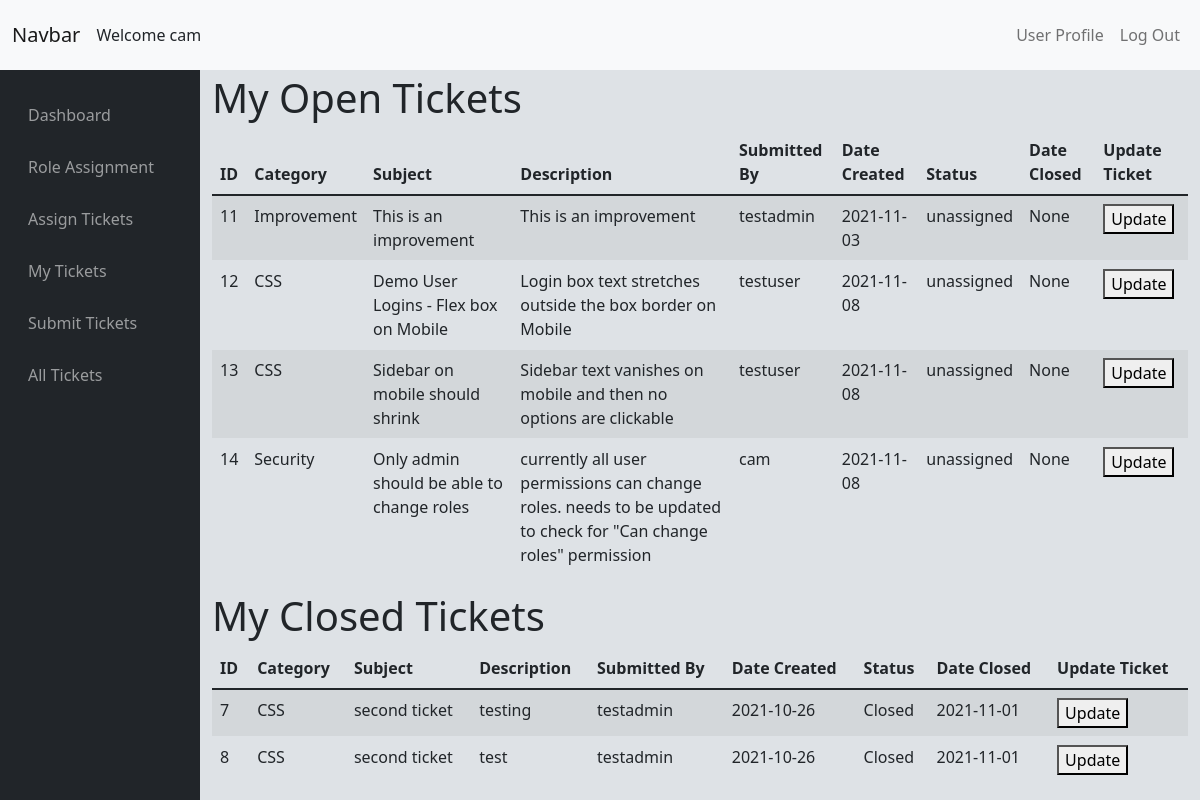
The app's page /issue/mytickets (signed in), older data.
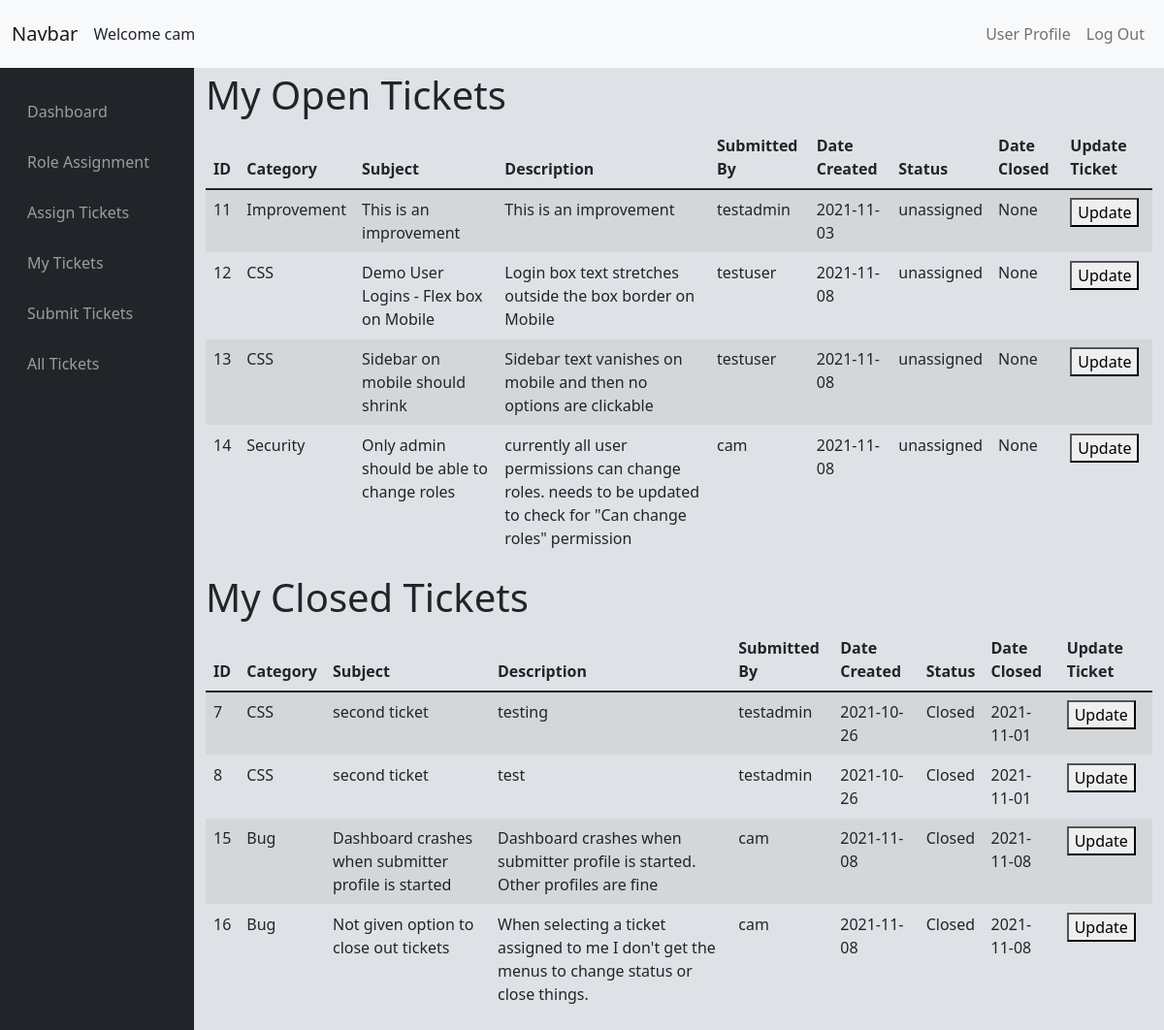
The same page, newer data.
### tables this page shows
CREATE TABLE "Issues" (
	"issue_id"	INTEGER UNIQUE,
	"issue_category"	TEXT,
	"issue_subject"	TEXT,
	"issue_description"	BLOB,
	"submitter_id"	TEXT,
	"user_assigned_to"	TEXT,
	"date_created"	DATE,
	"issue_status"	TEXT,
	"date_closed"	DATE,
	PRIMARY KEY("issue_id" AUTOINCREMENT)
);

### issueTrackerViews.py (the view, shortened to what this page needs)
@issueTrack.route('/mytickets', methods=['GET', 'POST'])
@login_required
def mytickets():
    if not request.args.get('id'):
        closed_tickets = return_query("SELECT * FROM Issues WHERE user_assigned_to = ? AND issue_status = 'Closed'", (session['user_id'],))
        if check_permission('CanAssignTickets'):
            open_tickets = return_query("SELECT * FROM Issues WHERE (user_assigned_to = ? OR issue_status = 'unassigned') AND NOT issue_status = 'Closed'", (session['user_id'],))
        else:
            open_tickets = return_query("SELECT * FROM Issues WHERE user_assigned_to = ? AND NOT issue_status = 'Closed'", (session['user_id'],))
        return render_template('mytickets.html', open_tickets=open_tickets, closed_tickets=closed_tickets)

### SQLhelpers.py (called while the page is built)
def SQL_connect():
    connection = sqlite3.connect(db)
    connection.row_factory = dict_factory
    return connection

def dict_factory(cursor, row):
    d = {}
    for idx, col in enumerate(cursor.description):
        d[col[0]] = row[idx]
    return d

def return_query(query, options=[]):
    connection = SQL_connect()
    cursor = connection.cursor()
    try:
        if len(options) == 0:
            result = cursor.execute(query)
        else:
            result = cursor.execute(query, options)
        result = result.fetchall()
        return result
    except Exception as err:
        print(f"Error: '{err}'")
    cursor.close()
    connection.close()

def check_permission(permission):
    value = return_query("SELECT * FROM Access WHERE Type = (SELECT Access FROM Users WHERE Username = ?)", (session['user_id'],))
    try:
        result = value[0][permission] == 1
        return result
    except KeyError:
        print(permission + "does not exist")
    return False

### app.py (called while the page is built)
@app.after_request
def after_request(response):
    response.headers["Cache-Control"] = "no-cache, no-store, must-revalidate"
    response.headers["Expires"] = 0
    response.headers["Pragma"] = "no-cache"
    return response

### helpers.py (called while the page is built)
def login_required(f):
    @wraps(f)
    def decorated_function(*args, **kwargs):
        if session.get("user_id") is None:
            return redirect(url_for(".login"))
        return f(*args, **kwargs)
    return decorated_function

### templates/mytickets.html (shortened to what this page needs)
{% extends "layout.html" %}
{% block main %}
<div class="mt-sm-1">
    <div class='justify-content-center align-items-center'>
        <p class='h1'>My Open Tickets</p>
    </div>
    <table class="table table-striped table-hover" id='table1'>
        <thead>
            <tr>
                <th onclick="sortTable(0)">ID</th>
                <th onclick='sortTable(1)'>Category</th>
                <th onclick='sortTable(2)'>Subject</th>
                <th onclick='sortTable(3)'>Description</th>
                <th onclick='sortTable(4)'>Submitted By</th>
                <th onclick='sortTable(5)'>Date Created</th>
                <th onclick='sortTable(6)'>Status</th>
                <th onclick='sortTable(7)'>Date Closed</th>
                <th>Update Ticket</th>
            </tr>
        </thead>
        {% if open_tickets %}
        <tbody>
            {% for i in open_tickets %}
            <tr id="open_ticket_{{i.id}}">
                <td>{{ i.issue_id }}</td>
                <td>{{ i.issue_category }}</td>
                <td>{{ i.issue_subject }}</td>
                <td>{{ i.issue_description }}</td>
                <td>{{ i.submitter_id }}</td>
                <td>{{ i.date_created }}</td>
                <td>{{ i.issue_status }}</td>
                <td>{{ i.date_closed }}</td>
                <td><button onclick="window.location.href='./mytickets?id={{i.issue_id}}'">Update</button></td>
            </tr>
            {% endfor %}
        </tbody>
        {% endif %}
    </table>
</div>
<div class="mt-sm-1">
    <div class='justify-content-center align-items-center'>
        <p class='h1'>My Closed Tickets</p>
    </div>
    <table class="table table-striped table-hover" id='table2'>
        <thead>
            <tr>
                <th onclick="sortTable(0)">ID</th>
                <th onclick='sortTable(1)'>Category</th>
                <th onclick='sortTable(2)'>Subject</th>
                <th onclick='sortTable(3)'>Description</th>
                <th onclick='sortTable(4)'>Submitted By</th>
                <th onclick='sortTable(5)'>Date Created</th>
                <th onclick='sortTable(6)'>Status</th>
                <th onclick='sortTable(7)'>Date Closed</th>
                <th>Update Ticket</th>
            </tr>
        </thead>
        {% if closed_tickets %}
        <tbody>
            {% for i in closed_tickets %}
            <tr id="closed_ticket_{{i.id}}">
                <td>{{ i.issue_id }}</td>
                <td>{{ i.issue_category }}</td>
                <td>{{ i.issue_subject }}</td>
                <td>{{ i.issue_description }}</td>
                <td>{{ i.submitter_id }}</td>
                <td>{{ i.date_created }}</td>
                <td>{{ i.issue_status }}</td>
                <td>{{ i.date_closed }}</td>
                <td><button onclick="window.location.href='/mytickets?id={{i.issue_id}}'">Update</button></td>
            </tr>
            {% endfor %}
        </tbody>
        {% endif %}
    </table>
</div>
{% endblock %}

### templates/layout.html (shortened to what this page needs)
<!DOCTYPE html>
<html lang="en">
<head>
  <link href="https://cdn.jsdelivr.net/npm/bootstrap@5.1.3/dist/css/bootstrap.min.css" rel="stylesheet"
>
  <link rel="stylesheet" href="{{ url_for('.static', filename='styles.css') }}">
</head>
<body>
  <nav class="navbar navbar-expand-lg navbar-light bg-light" id="navbar-header">
    <div class="container-fluid">
      <a class="navbar-brand" href="#">Navbar</a>
      {% if session.user_id %}
      <div>
        Welcome {{ session.user_id }}
      </div>
      {% endif %}
      <div class="collapse navbar-collapse justify-content-end" id="navbarSupportedContent">
        {% if session.user_id %}
        <ul class="navbar-nav mb-2 mb-lg-0">
          <li class="nav-item"><a class="nav-link" href="./profile">User Profile</a></li>
          <li class="nav-item"><a class="nav-link" href="./logout">Log Out</a></li>
        </ul>
        {% else %}
        <ul class="navbar-nav mb-2 mb-lg-0">
          <li class="nav-item"><a class="nav-link" href="./">Login</a></li>
          <li class="nav-item"><a class="nav-link" href="./register">Register</a></li>
        </ul>
        {% endif %}
      </div>
    </div>
  </nav>
  <div class="container-fluid">
    <div class="row" id="main-and-sidenav-container">
      {% if session.user_id %}
      <nav class="navbar col-2 navbar-dark bg-dark align-items-start justify-content-start" id="navbar-side">
        <div class="navbar-nav d-flex flex-column align-items-top align-items-sm-start px-3 pt-2">
          <ul class="nav flex-column mb-sm-auto mb-0 align-items-center align-items-sm-start" id="menu">
            <li class="nav-item">
              <a href="./dashboard" class="nav-link">
                 <span>Dashboard</span>
              </a>
            </li>
            <li class="nav-item">
              <a href="./roles" class="nav-link">
                 <span>Role Assignment</span>
              </a>
            </li>
            <li class="nav-item">
              <a href="./assigntickets" class="nav-link">
                 <span>Assign Tickets</span>
              </a>
            </li>
            <li class="nav-item">
              <a href="./mytickets" class="nav-link">
                 <span>My Tickets</span>
              </a>
            </li>
            <li class="nav-item">
              <a href="./submitticket" class="nav-link">
                 <span>Submit Tickets</span>
              </a>
            </li>
            <li class="nav-item">
              <a href="./alltickets" class="nav-link">
                 <span>All Tickets</span>
              </a>
            </li>
          </ul>
        </div>
      </nav>
      {% endif %}
      <div class="col-10 justify-center" id="main-content-box">
        {% block main %}{% endblock %}
      </div>
    </div>
  </div>
</body>
</html>

### static/styles.css (style rules this page uses)
:root { --topNavHeight: 70px }
#main-and-sidenav-container { min-height:calc(100vh - var(--topNavHeight)); justify-content:center; background-color: #dee2e6; flex-grow: 1; height: }
#navbar-header { height:10vh; max-height:var(--topNavHeight); }
#navbar-side { max-width:200px; align-left; }
#main-content-box { flex-grow: 1; }

Row changes from the older to the newer data that the page shows:
added Issues: issue_id "15", issue_category "Bug", issue_subject "Dashboard crashes when submitter profile is started", issue_description "Dashboard crashes when submitter profile is started. Other profiles are fine", submitter_id "cam", date_created "2021-11-08", issue_status "Closed", date_closed "2021-11-08"
added Issues: issue_id "16", issue_category "Bug", issue_subject "Not given option to close out tickets", issue_description "When selecting a ticket assigned to me I don't get the menus to change status or close things.", submitter_id "cam", date_created "2021-11-08", issue_status "Closed", date_closed "2021-11-08"
